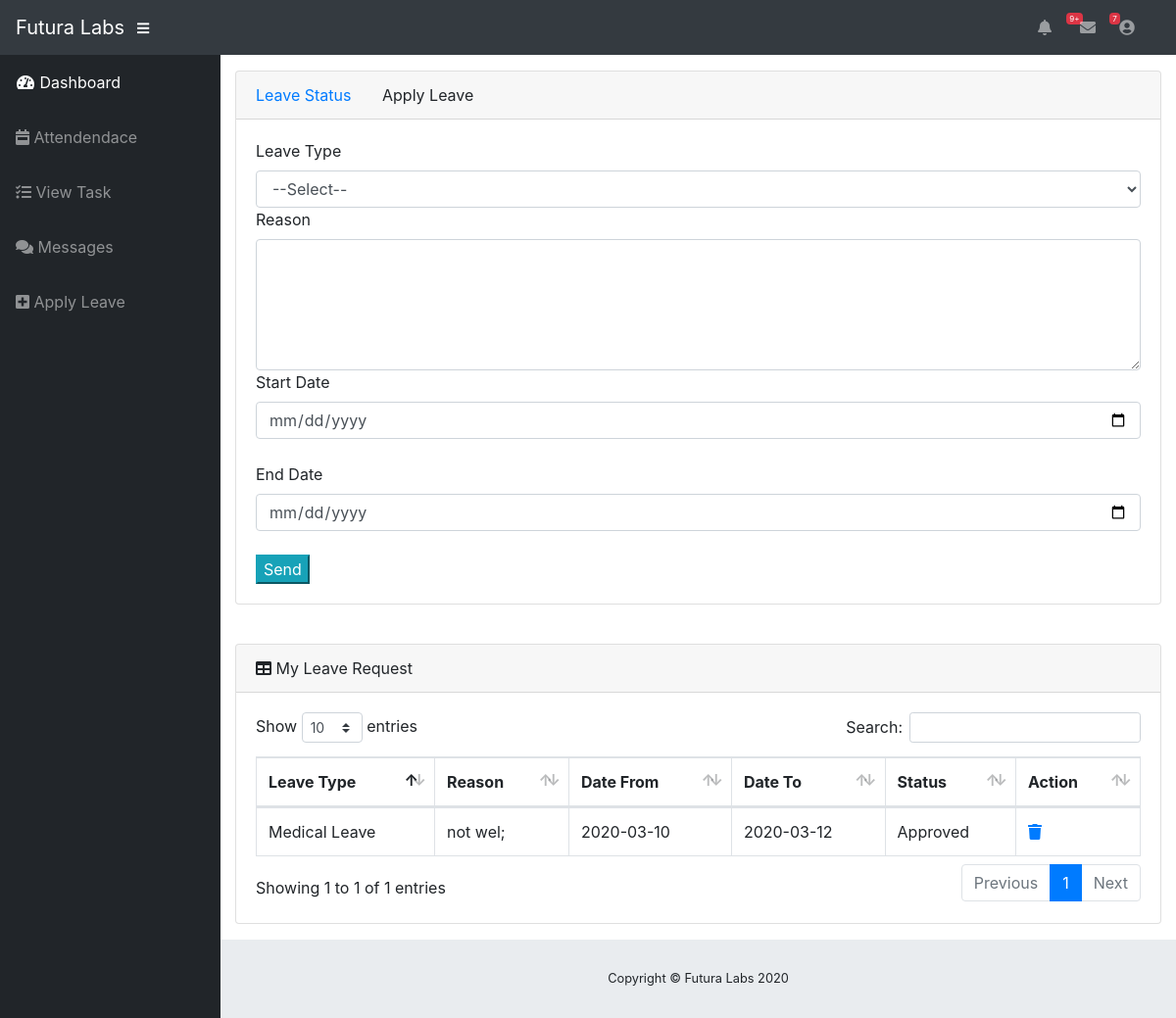
The app's page /staff/staff-leave.php (signed in) with its own data.
### tables this page shows
CREATE TABLE `leave` (
  `leave_id` int(11) NOT NULL,
  `login_id` int(11) NOT NULL,
  `leave_type` varchar(20) NOT NULL,
  `reason` varchar(50) NOT NULL,
  `date_from` date NOT NULL,
  `date_to` date NOT NULL,
  `status` varchar(20) NOT NULL DEFAULT 'Pending'
);

### staff/staff-leave.php (the view, shortened to what this page needs)
<?php
    include 'staff-header.php';
 ?>
<div class="card mb-3">
          <div class="card-header"><a href="#view">Leave Status&nbsp;&nbsp;&nbsp;</a>&nbsp;&nbsp;&nbsp;</a>
           Apply Leave</div>
          <div class="card-body">
          <form method=POST >
            <label for="name">Leave Type</label>
          <select name="lv_type"  class='form-control'required>
                <option value="">--Select--</option>
          </select>
            <label >Reason</label>
            <textarea name="reason"  cols="30" rows="5" required class='form-control'></textarea>
            <label for="date">Start Date</label>
            <input type="date" name="strt_date" class='form-control'required><br>
            <label for="date">End Date</label>
            <input type="date" name="end_date" class='form-control'required><br>
            <input type="submit" name='send' value="Send" class='btn-info'>
          </form>
        </div>
      </div>
      <br>
      <div id='view'>
       <div class="card mb-3">
          <div class="card-header">
            <i class="fas fa-table"></i>
           My Leave Request</div>
          <div class="card-body">
            <div class="table-responsive">
              <table class="table table-bordered" id="dataTable" width="100%" cellspacing="0">
                <thead>
                    <tr>
                        <th>Leave Type</th>
                        <th>Reason</th>
                        <th>Date From</th>
                        <th>Date To</th>
                        <th>Status</th>
                        <th>Action</th>
                    </tr>
                </thead>
                <?php
                $result=mysqli_query($con,"SELECT * FROM `leave` WHERE login_id='$user'");
            while($row=mysqli_fetch_array($result))
            {
                ?>
                <tbody>
                  <tr>
                    <td><?php echo $row['leave_type'];?></td>
                    <td><?php echo $row['reason'];?></td>
                    <td><?php echo $row['date_from'];?></td>
                    <td><?php echo $row['date_to'];?></td>
                    <td><?php echo $row['status'];?></td>
                    <td><a href="staff-leave.php?leave_id=<?php echo $row['leave_id'];?>" <button class="button-btn-danger"><i class="fa fa-trash"></a></i></button></td>
                  </tr>
                </tbody>
                <?php
            }
                ?>
              </table>
            </div>
          </div>
        </div>
      </div>
      </div>
<?php include '../footer.php'; ?>

### records on screen
leave: leave_type "Medical Leave", reason "not wel;", date_from "2020-03-10", date_to "2020-03-12", status "Approved"
